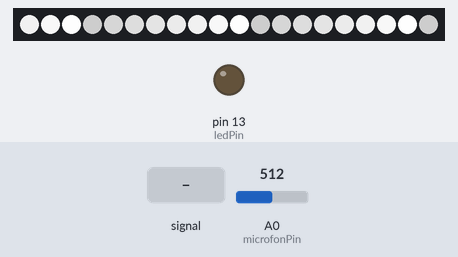
Recording of a sketch running on a simulated Arduino Uno, built with avr-gcc and run on an emulated ATmega328P. Shown: 20 RGB LEDs in strip order, left to right, output pins drawn as LEDs (lit = HIGH). The inputs (shaded band) are chosen by the test bench; at power-on: A0 (microfonPin) = 512. The strip is taken to match the declared colour order; what the sketch prints to the serial monitor is not drawn.

Above: at 1.2 s.
1.3 s: A0 (microfonPin) fed a 2 Hz sine of ±306 counts around its level
At 4.08 s:
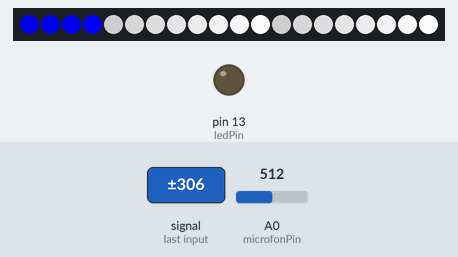
4.3 s: A0 (microfonPin) set to 122
At 4.74 s:
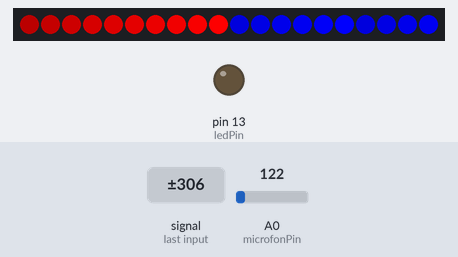
6.9 s: A0 (microfonPin) set to 306
At 7.1 s:
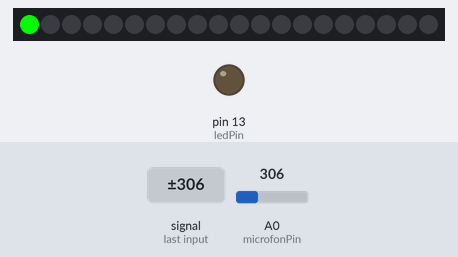
Timing chart, 0 to 9.9 s (numbered marks = the images above; inputs shaded):
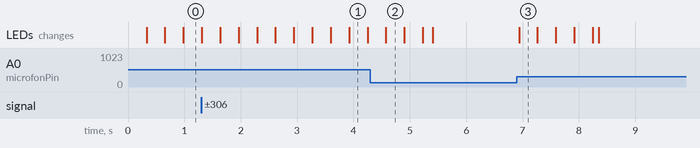

Measured:
- after the input at 4.3 s, the LEDs: change after 0.28 s (image 2)
- after the input at 6.9 s, the LEDs: change at once (image 3)

The sketch:

ToneLighterMain.ino
```cpp
/*
  ToneLigher Main

  Reads audio signal via a microphone, evaluates the volume and controls an LED stripe.

  The circuit:
  - A0 Analoges Mikrofonsignal (nach Verstärkung). Der Ruhepegel liegt irgendwo zwischen 2 und 4 Volt.
  - LED
    anode (long leg) attached to digital output 13
    cathode (short leg) attached to ground

  - Note: because most Arduinos have a built-in LED attached to pin 13 on the
    board, the LED is optional.

*/

#include <Adafruit_NeoPixel.h>

/* Rectifier and smooting in hardware. This means, on the ADC there is a DC voltage, which
 *  is higher with increasing volume.
 */
#define MIT_HARDWARE_GLEICHRICHTER

int microfonPin = A0;    // select the input pin for audio signal
int ledPin = 13;      // select the pin for the LED
int analogValue = 0;  // variable to store the value coming from the sensor
#define PIN_LEDSTRIPE_WS2812   6

#define PIN_GAIN_1 8 /* for switching the amplifier gain */
#define PIN_GAIN_2 9 /* for switching the amplifier gain */

// How many NeoPixels are attached to the Arduino?
#define LED_NEOPIXEL_COUNT 20 // 30 // 90

uint32_t arrTropfen[LED_NEOPIXEL_COUNT];

// Declare our NeoPixel strip object:
Adafruit_NeoPixel strip(LED_NEOPIXEL_COUNT, PIN_LEDSTRIPE_WS2812, NEO_RGB + NEO_KHZ800);


void setup() {
  // declare the ledPin as an OUTPUT:
  pinMode(ledPin, OUTPUT);
  pinMode(PIN_GAIN_1, INPUT); /* switching the gain pin to input produces the highest amplifier gain */
  pinMode(PIN_GAIN_2, INPUT);
  Serial.begin(115200);
  Serial.println(F("Starting..."));
  strip.begin();           // INITIALIZE NeoPixel strip object (REQUIRED)
  strip.show();            // Turn OFF all pixels ASAP
  strip.setBrightness(250); // Set BRIGHTNESS (max = 255)
}

#define MODE_FIRE 0
#define MODE_TROPFEN 1
#define MODE_RAINBOW 2
#define MODE_FILTER_DEBUG 3
#define MODE_KLATSCH_DEBUG 4
#define MODE_SERIAL_DEBUG 5

#define MODE_MAX 5
#define MODE_AUTO_OFF 99
int mode=MODE_TROPFEN;
uint8_t modeAuto = MODE_AUTO_OFF;

int modedivider=0;

int filteredMax=0;
int nCycleDivider=0;
uint8_t nTropenSperre=0; /* Ein angefangener Tropen soll nicht durch eine andere Farbe gleich wieder überschrieben werden, sondern
                            sauber abklingen. Sonst würden insbesondere "laute" gleich wieder durch den leiseren Nachhall gleich
                            ihre laute Farbe verlieren. */

uint32_t mittelwert_u32=0;
uint16_t amplitude_1023, mittelwert_1023;
uint16_t amplitude_pixel;
uint16_t mittelwert_pixel;
uint16_t rel_amplitude_pixel; /* ist 0 wenn amplitude=mittelwert. Ist LED_NEOPIXEL_COUNT, wenn amplitude>=dreifachem Mittelwert. */
uint32_t rel_amplitude_1023; /* ist 0 wenn amplitude=mittelwert. Ist 1023, wenn amplitude>=dreifachem Mittelwert. */

#define KLD_CYCLE_MS 14
#define KLD_PULSE_INHIBIT_TIME (50/KLD_CYCLE_MS) /* Wenn ein Puls erkannt, dann ist alles innerhalb 50ms der selbe Pule. */
#define KLD_TIME_END_OF_NUMBER (250/KLD_CYCLE_MS)
#define KLD_TIME_END_OF_SEQUENCE (1000/KLD_CYCLE_MS)

#define KLD_TIME_DEBUG (10000/KLD_CYCLE_MS)
#define KLD_TRIGGERLIMIT 400
#define KLD_STATE_IDLE 0
#define KLD_STATE_INHIBIT 1
#define KLD_STATE_PULSE_SEEN 2
uint16_t kld_timerDebug=0;
uint8_t klatschDetektorStatus = KLD_STATE_IDLE;
uint16_t klatschDetektorTimer = 0;
uint8_t klatschDetektorAnzahl = 0;

/* KlatschProcessor */
#define KLPRO_FIFO_LEN 3
#define KLPRO_STATE_IDLE 0
uint8_t klproProcessorState = KLPRO_STATE_IDLE;
uint8_t klpro_FIFO[KLPRO_FIFO_LEN];
uint8_t klpro_output;

#define NUMBER_OF_KLATSCH_DEBUG LED_NEOPIXEL_COUNT
uint32_t aKlatschDebug[NUMBER_OF_KLATSCH_DEBUG];


void addToKlatschDebugFifo(uint32_t color) {
  int i;
  for (i=NUMBER_OF_KLATSCH_DEBUG-1; i>0; i--) {
    aKlatschDebug[i] = aKlatschDebug[i-1];
  }
  aKlatschDebug[0]=color;
}


void kldAddNumberToFifo(uint8_t nKlatschpulse) {
  klpro_FIFO[2] = klpro_FIFO[1];
  klpro_FIFO[1] = klpro_FIFO[0];
  klpro_FIFO[0] = nKlatschpulse; /* neuester Eintrag steht an Index 0 */
  Serial.print("kldAddNumberToFifo "); Serial.println(nKlatschpulse);
}

void kldFinish(void) {
  uint8_t i;
  if ((klpro_FIFO[1]==5) && (klpro_FIFO[0]>1)) {
    klpro_output = klpro_FIFO[0];
    Serial.print("KlatschProcessor");
    Serial.println(klpro_output);
    switch (klpro_output) {
      case 2: mode = MODE_FIRE; break;
      case 3: mode = MODE_TROPFEN; break;
      case 4: mode = MODE_FILTER_DEBUG; break;
      case 5: mode = MODE_KLATSCH_DEBUG; break;
    }
  }
  for (i=0; i<KLPRO_FIFO_LEN; i++) {
    klpro_FIFO[i]=0;
  }
}


uint16_t amplitude_alt_1023=0;

void calculateKlatschState(void) {
  uint8_t i;
  kld_timerDebug++;
  if (kld_timerDebug>= KLD_TIME_DEBUG) {
    kld_timerDebug=0;
    //Serial.println("KLD_DEBUG");
  }


  switch (klatschDetektorStatus) {
    case KLD_STATE_IDLE:
      if ((amplitude_1023>amplitude_alt_1023+400) && (mittelwert_1023<600)) {
        klatschDetektorTimer = 0;
        klatschDetektorStatus = KLD_STATE_INHIBIT;
        klatschDetektorAnzahl++;
        addToKlatschDebugFifo(50);
        //Serial.println("klatschen started");
      } else {
        if (klatschDetektorTimer<KLD_TIME_END_OF_SEQUENCE) {
          klatschDetektorTimer++;
        }
        if (klatschDetektorTimer==KLD_TIME_END_OF_NUMBER) {
          klatschDetektorTimer++;
          addToKlatschDebugFifo(0x000700);
          kldAddNumberToFifo(klatschDetektorAnzahl);
          klatschDetektorAnzahl=0;
        }
        if (klatschDetektorTimer==KLD_TIME_END_OF_SEQUENCE) {
          klatschDetektorTimer++;
          addToKlatschDebugFifo(0x200000);
          kldFinish();
        }

      }
      break;
    case KLD_STATE_INHIBIT:
      klatschDetektorTimer++;
      if (klatschDetektorTimer>KLD_PULSE_INHIBIT_TIME) {
        klatschDetektorTimer=0;
        klatschDetektorStatus = KLD_STATE_IDLE;
      }
      break;

  }
  amplitude_alt_1023 = amplitude_1023;
}

/*------------------------------------------------------------------------------*/
uint32_t arrRainbow[LED_NEOPIXEL_COUNT];
uint16_t rainbow_firstPixelHue=0;

void calcRainbow(void) {
  rainbow_firstPixelHue+=256;
  // Hue of first pixel runs loops through the color wheel.
  // Color wheel has a range of 65536 but it's OK if we roll over, so
  // just count endless.
    for(int i=0; i<LED_NEOPIXEL_COUNT; i++) { // For each pixel in strip...
      // Offset pixel hue by an amount to make one full revolution of the
      // color wheel (range of 65536) along the length of the strip
      // (strip.numPixels() steps):
      int pixelHue = rainbow_firstPixelHue + (i * 65536L / LED_NEOPIXEL_COUNT);
      // strip.ColorHSV() can take 1 or 3 arguments: a hue (0 to 65535) or
      // optionally add saturation and value (brightness) (each 0 to 255).
      // Here we're using just the single-argument hue variant. The result
      // is passed through strip.gamma32() to provide 'truer' colors
      // before assigning to each pixel:
      arrRainbow[i] = strip.gamma32(strip.ColorHSV(pixelHue));
    }

}


/*------------------------------------------------------------------------------*/
char serialFifo[4];
uint8_t incomingByte;
uint8_t serial_debug_value;
uint16_t serial_debug_value16;

void handleRemoteRequests(void) {
  uint16_t x;
  if (Serial.available() > 0) {
      // read the incoming byte:
      incomingByte = Serial.read();
      /* fill it in a FIFO */
      serialFifo[0] = serialFifo[1];
      serialFifo[1] = serialFifo[2];
      serialFifo[2] = serialFifo[3];
      serialFifo[3] = incomingByte;
      if (serialFifo[3]==0x0D) {
        serial_debug_value++;
        /* Zeilenende --> wir interpretieren die letzten drei empfangenen Zeichen als dreistellige Dezimalzahl. */
        serialFifo[3]=0; /* String-Ende nach drei Stellen */
        x = atoi(serialFifo);
        serial_debug_value16 = x;
        if (x>=(64+4)) {
          x=x-(64+4);
          x/=4;
          mode=x;
        }
      }
      // say what you got:
      //Serial.print("I received: ");
      //Serial.println(incomingByte, DEC);
  }
}


#define FILTER_KOEFF 200 /* 100: wenige Sekunden zum Einschwingen; 1000: >20s */

void loop() {
  // read the value from the sensor:

  int i;
  int minValue, maxValue, diffValue;
  uint32_t color, onColor;

  #ifdef MIT_HARDWARE_GLEICHRICHTER
    /* wir messen die gleichgerichtete und geglättete Spannung. Ein Sample reicht also. */
    amplitude_1023 = analogRead(microfonPin);
    /* ca. 400 bei Klatschen in 1 Meter Entfernung,
       kaum über 500 bei maximaler Lautstärke. Wir normieren auf max = 1023, dazu verdoppeln: */
    amplitude_1023<<=2;
    if (amplitude_1023>1023) amplitude_1023=1023;
    /* Filtern: neu = 0.99 * alt       + 0.01 * input, oder
                neu = alt - 0.01 * alt +        input, dann hat mittelwert die 100fache Auflösung wie input */
    mittelwert_u32 = mittelwert_u32 - mittelwert_u32/FILTER_KOEFF + amplitude_1023;

    mittelwert_1023 = mittelwert_u32/FILTER_KOEFF;

    if (mittelwert_1023<1) mittelwert_1023=1; /* wir wollen später durch den Mittelwert teilen, um relative
                                                 Werte zu bekommen. Wir müssen Division durch Null vermeiden. */
    //Serial.print(amplitude_1023);
    //Serial.print(" ");
    //Serial.print(mittelwert_1023);

    amplitude_pixel=((uint32_t)amplitude_1023*LED_NEOPIXEL_COUNT)>>10;
    mittelwert_pixel=((uint32_t)mittelwert_1023*LED_NEOPIXEL_COUNT)>>10;

    if (amplitude_1023>mittelwert_1023) {
       rel_amplitude_pixel = (LED_NEOPIXEL_COUNT * (uint32_t)(amplitude_1023 - mittelwert_1023)) / mittelwert_1023;
       rel_amplitude_pixel/=2; /* 200% über Mittelwert sind Vollausschlag */
       if (rel_amplitude_pixel>LED_NEOPIXEL_COUNT) rel_amplitude_pixel=LED_NEOPIXEL_COUNT;
       rel_amplitude_1023 = ((uint32_t)1023 * (uint32_t)(amplitude_1023 - mittelwert_1023)) / mittelwert_1023;
       rel_amplitude_1023 /= 2; /* 200% über Mittelwert sind Vollausschlag */
       if (rel_amplitude_1023>1023) rel_amplitude_1023=1023;

    } else {
       rel_amplitude_pixel = 0;
       rel_amplitude_1023 = 0;
    }

    delay(10);
  #else
    /* wir messen die Wechselspannung. Zehn Samples im Millisekundenabstand holen, und daraus die
     *  Amplitude berechnen: */
    minValue=1023;
    maxValue=0;
    for (i=0; i<10; i++) {
      analogValue = analogRead(microfonPin);
      if (analogValue>maxValue) maxValue = analogValue;
      if (analogValue<minValue) minValue = analogValue;
      delay(1);
    }
    diffValue=maxValue-minValue;
    if (diffValue>59) diffValue=59;
  #endif

  calculateKlatschState();
  calcRainbow();


  if (amplitude_pixel>filteredMax) filteredMax=amplitude_pixel;

  if (nTropenSperre==0) {
    if (rel_amplitude_1023>200) {
      if (rel_amplitude_1023>500) { nTropenSperre=2; arrTropfen[0]=strip.Color(0, 20,0); /* grün */ }
      if (rel_amplitude_1023>550) { nTropenSperre=2; arrTropfen[0]=strip.Color(0, 40,0); /* grün */ }
      if (rel_amplitude_1023>600) { nTropenSperre=3; arrTropfen[0]=strip.Color(0, 255,0); /* grün */ }
      if (rel_amplitude_1023>650) { nTropenSperre=5; arrTropfen[0]=strip.Color(255, 0, 0); /* rot */  }
      if (rel_amplitude_1023>700) { nTropenSperre=6; arrTropfen[0]=strip.Color(0, 0, 255); /* blau */ }
      if (rel_amplitude_1023>800) { nTropenSperre=8; arrTropfen[0]=strip.Color(255, 255, 255); /* weiss */ }
    }
  }

  onColor = getColorForLevel(filteredMax);


  for (i=0; i<LED_NEOPIXEL_COUNT; i++) {
    #if 0
    if (filteredMax>i) {
      /* hoher Pegel --> Pixel einschalten */
      color = onColor;
    } else {
      /* niedriger Pegel --> Pixel ausschalten */
      color = strip.getPixelColor(i);
      if ((color & 0xff)>=2) color=color-2;
      if ((color & 0xff00)>=0x200) color=color-0x200;
      if ((color & 0xff0000)>=0x20000) color=color-0x20000;
      //color=0;
    }
    #endif
    /* Spezialfall: Marker für höchsten Pegel */
    if (i==filteredMax) {
      //color = getColorForLevel(i);
    }
    switch (mode) {
      case MODE_KLATSCH_DEBUG:
          color = aKlatschDebug[i];
          break;
      case MODE_FILTER_DEBUG:
          color = strip.Color(0,0,0);
          if (i==amplitude_pixel) color = strip.Color(80,80,80);
          if (i==mittelwert_pixel) color = strip.Color(200,0,0);
          break;
      case MODE_TROPFEN:
          color=arrTropfen[i];
          break;
      case MODE_RAINBOW:
          color=arrRainbow[i];
          break;
      case MODE_FIRE:
          if (i==rel_amplitude_pixel) {
            color = strip.Color(255, 80, 30); /* rot+gelb */
          } else if (abs(i-(int)rel_amplitude_pixel)<=2) {
            color = strip.Color(170, 50, 0); /* rot+gelb */
          } else if (abs(i-(int)rel_amplitude_pixel)<=4) {
            color = strip.Color(100, 30, 0); /* rot+gelb */
          } else {
            color =  macheDunkler(strip.getPixelColor(i), 1);
          }
          break;
      case MODE_SERIAL_DEBUG:
          if (i==serial_debug_value) {
            color = strip.Color(255, 255, 255);
          } else {
            color = strip.Color(0, 0, 0);
          }
          if (i<16) {
            if (serial_debug_value16 & ((uint16_t)1<<i)) {
              color = strip.Color(255, 0, 0);
            }
          }
          break;
    }
    strip.setPixelColor(i, color);         //  Set pixel's color (in RAM)
  }
  strip.show();                          //  Update strip to match

  nCycleDivider++;
  if (nCycleDivider>5) {
    nCycleDivider=0;
    /* Den Peak-Marker langsam runterlaufen lassen: */
    if (filteredMax>0) filteredMax--;
  }

  /* Tropen eine Position weiter schieben */
  for (i=LED_NEOPIXEL_COUNT-1; i>0; i--) {
    arrTropfen[i] = arrTropfen[i-1];
  }
  arrTropfen[0] = macheDunkler(arrTropfen[1], 20);
  if (nTropenSperre>0) nTropenSperre--;

  modedivider++;
  if (modedivider>1500) {
    modedivider=0;
    if (modeAuto!=MODE_AUTO_OFF) {
      modeAuto++;
      if (modeAuto>=MODE_KLATSCH_DEBUG) modeAuto=0;
      mode=modeAuto;
    }
  }


  //Serial.print(minValue);
  //Serial.print(" ");
  //Serial.print(maxValue);
  //Serial.print(" ");
  //Serial.println(diffValue);
  handleRemoteRequests();

}

uint32_t getColorForLevel(uint32_t level) {
  uint32_t c;
  c=strip.Color(0, 255,0); /* grün */
  if (level>20) c = strip.Color(190, 127,0); /* gelb */
  if (level>40) c = strip.Color(255, 0, 0); /* rot */
  if (level>55) c = strip.Color(255, 255, 255); /* weiss */
  return c;
}

uint32_t map1023_to_color(uint16_t level) {
  uint32_t c;
  c=strip.Color(0,0,0); /* aus */
  if (level>400) c = strip.Color(0, 40,0); /* grün */
  if (level>600) c = strip.Color(100, 60,0); /* gelb */
  if (level>800) c = strip.Color(120, 0, 0); /* rot */
  if (level>900) c = strip.Color(40, 40, 90); /* blau */
  return c;

}

uint8_t macheDunkler_Byte(uint8_t c, uint8_t delta) {
  if (c>=delta) c-=delta; else c=0;
  return c;
}

uint32_t macheDunkler(uint32_t c, uint8_t delta) {
  uint8_t bL, bM, bH;
  bL = macheDunkler_Byte(c, delta);
  bM = macheDunkler_Byte(c>>8, delta);
  bH = macheDunkler_Byte(c>>16, delta);
  return (((uint32_t)bH)<<16) | (((uint32_t)bM)<<8) | bL;
}
```
